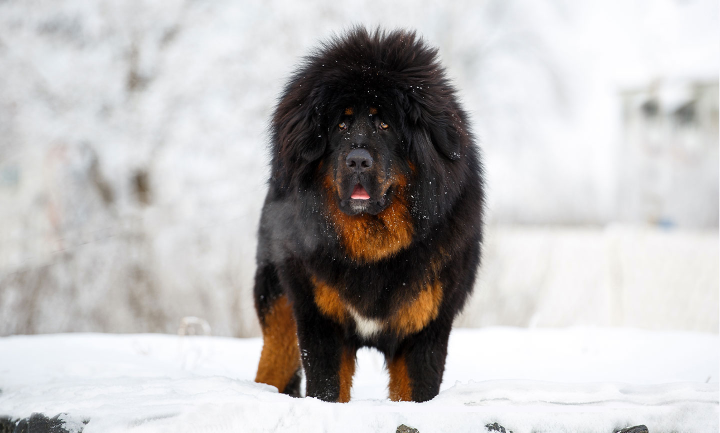
#> input picture 10.png, 1440 x 865 px (shown at 1/2 size)
$ jupyter execute --allow-errors intermediate.ipynb
#> lines starting #> are read from the running program, lines starting #| are printed output that depends on the picture
#> (a cell that did not finish here is left out)

#> (a cell that did not finish here is left out)

[cell 3]
import cv2
import matplotlib.pyplot as plt
import numpy as np

img1 = cv2.imread('10.png')  # reference
#> img1 is the input picture: shape (865, 1440, 3); mean B, G, R 185.7, 186.2, 188.6
img2 = cv2.imread('11.png')  # comparison
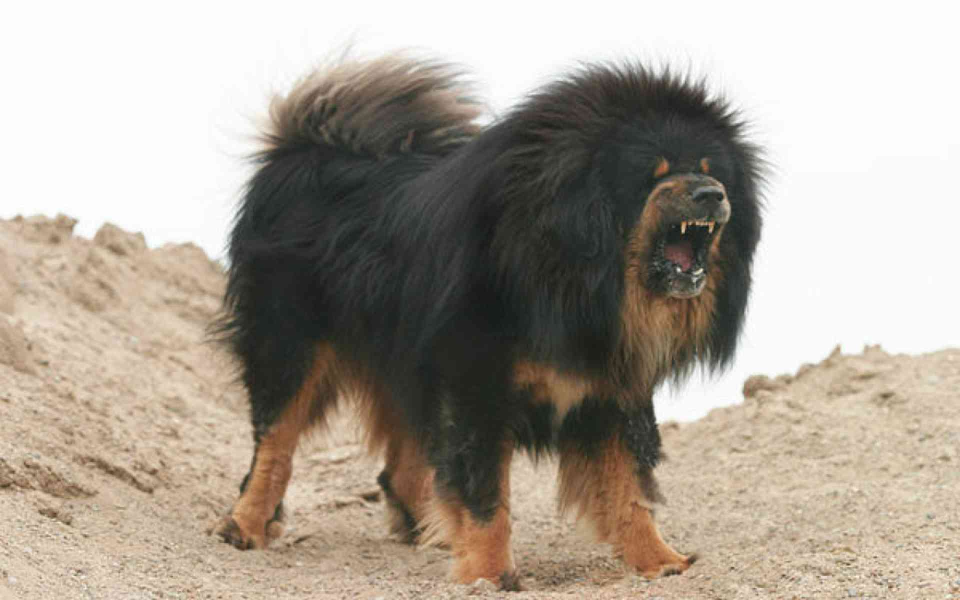
#> input picture 11.png, 1920 x 1200 px (shown at 1/2 size)
#> img2 is the input picture: shape (1200, 1920, 3); mean B, G, R 149.9, 161.5, 170.5

gray1 = cv2.cvtColor(img1, cv2.COLOR_BGR2GRAY)
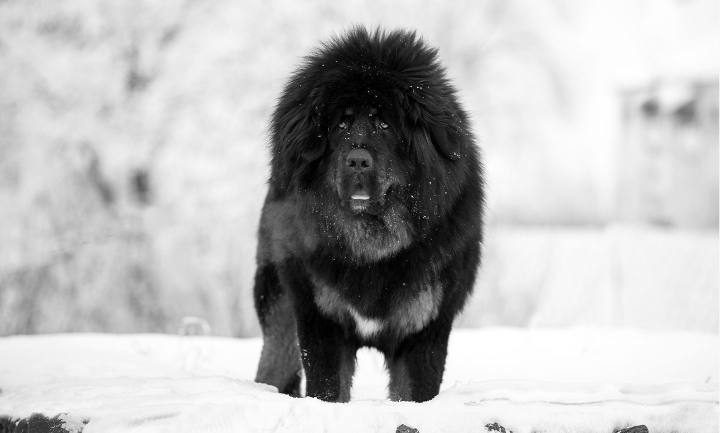
#> gray1: shape (865, 1440) (shown at 1/2 size); min 0, max 255, mean 186.9
gray2 = cv2.cvtColor(img2, cv2.COLOR_BGR2GRAY)
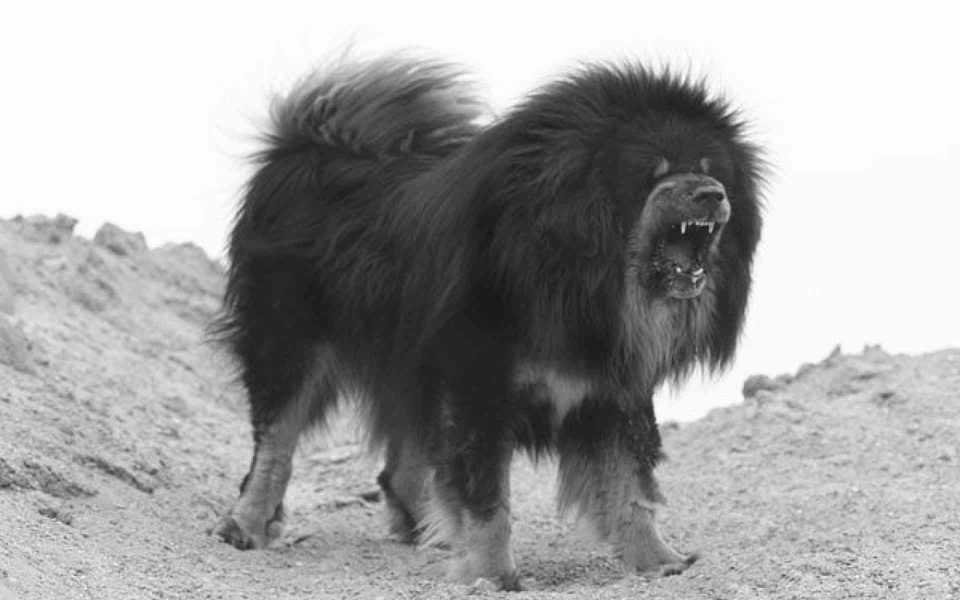
#> gray2: shape (1200, 1920) (shown at 1/2 size); min 14, max 255, mean 162.8

orb = cv2.ORB_create(nfeatures=1000)
kp1, des1 = orb.detectAndCompute(gray1, None)
#> kp1 = 1000 keypoints; strongest (x, y, size): (829, 803, 31), (832, 804, 31), (632, 794, 31), (630, 794, 31)
kp2, des2 = orb.detectAndCompute(gray2, None)
#> kp2 = 1000 keypoints; strongest (x, y, size): (1415, 197, 111.1), (1365, 462, 44.6), (1401, 539, 53.6), (1365, 461, 53.6)

bf = cv2.BFMatcher(cv2.NORM_HAMMING, crossCheck=True)
matches = bf.match(des1, des2)
#> matches = 185 matches
matches = sorted(matches, key=lambda x: x.distance)

match_img = cv2.drawMatches(img1, kp1, img2, kp2, matches[:50], None, flags=2)
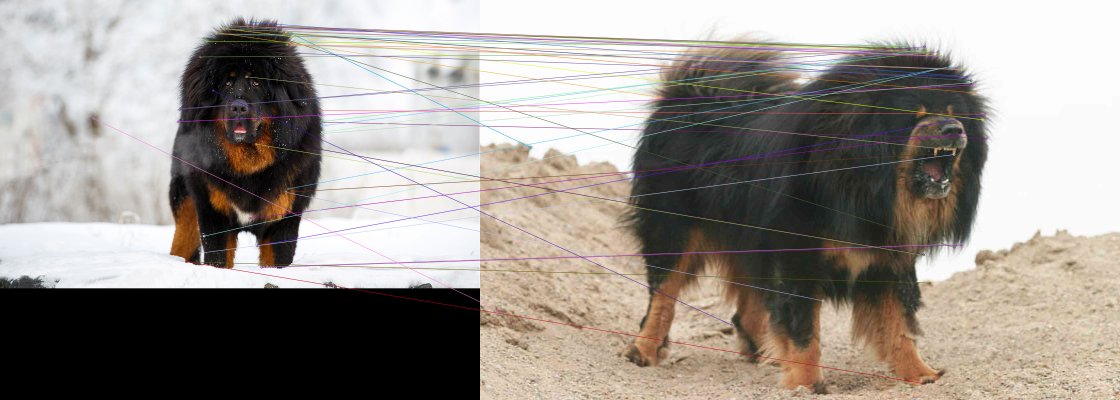
#> match_img: shape (1200, 3360, 3) (shown at 1/3 size); mean B, G, R 142.2, 148.3, 154.9

plt.figure(figsize=(16,8))
plt.imshow(cv2.cvtColor(match_img, cv2.COLOR_BGR2RGB))
plt.title("ORB Feature Matching")
plt.axis('off')
print("ORB feature matching visualized between two dog images")
plt.show()

[cell 4]
import cv2
import numpy as np
import matplotlib.pyplot as plt

img = cv2.imread('7.png')
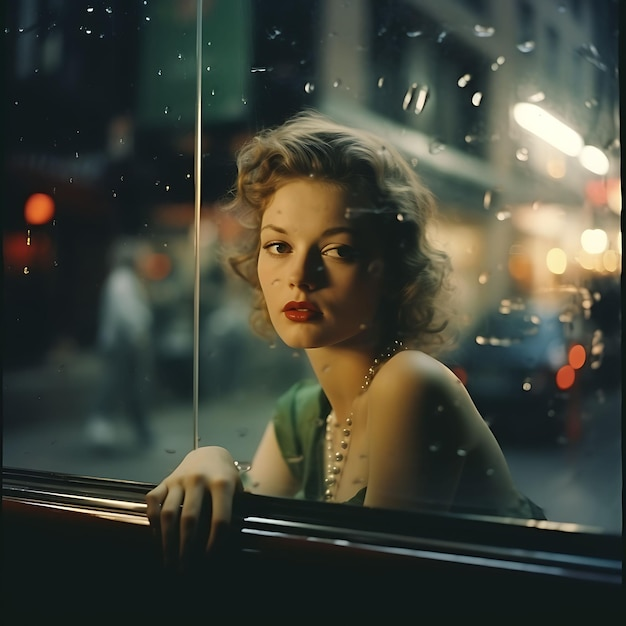
#> input picture 7.png, 626 x 626 px
#> img is the input picture: shape (626, 626, 3); mean B, G, R 57.5, 68.2, 65.2
mask = np.zeros(img.shape[:2], np.uint8)

# Background and foreground models
bgdModel = np.zeros((1, 65), np.float64)
fgdModel = np.zeros((1, 65), np.float64)

# Define rectangle around the subject (manually set based on image)
rect = (50, 50, img.shape[1]-100, img.shape[0]-100)  # (x, y, w, h)
#> rect = (50, 50, 526, 526)

# Apply GrabCut
cv2.grabCut(img, mask, rect, bgdModel, fgdModel, 5, cv2.GC_INIT_WITH_RECT)

# Convert mask to binary: 1,3 -> foreground; 0,2 -> background
mask2 = np.where((mask == 2) | (mask == 0), 0, 1).astype('uint8')
segmented = img * mask2[:, :, np.newaxis]
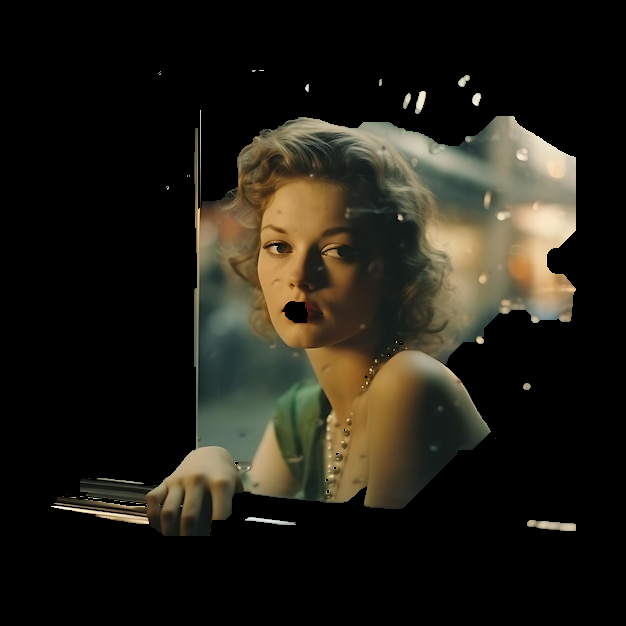
#> segmented: shape (626, 626, 3); mean B, G, R 22.3, 30.7, 33.6

plt.figure(figsize=(12,6))
plt.subplot(1,2,1), plt.imshow(cv2.cvtColor(img, cv2.COLOR_BGR2RGB)), plt.title('Original')
plt.subplot(1,2,2), plt.imshow(cv2.cvtColor(segmented, cv2.COLOR_BGR2RGB)), plt.title('Segmented Foreground')
print("Foreground segmentation performed using GraphCut with rectangle initialization")
plt.tight_layout()
plt.show()
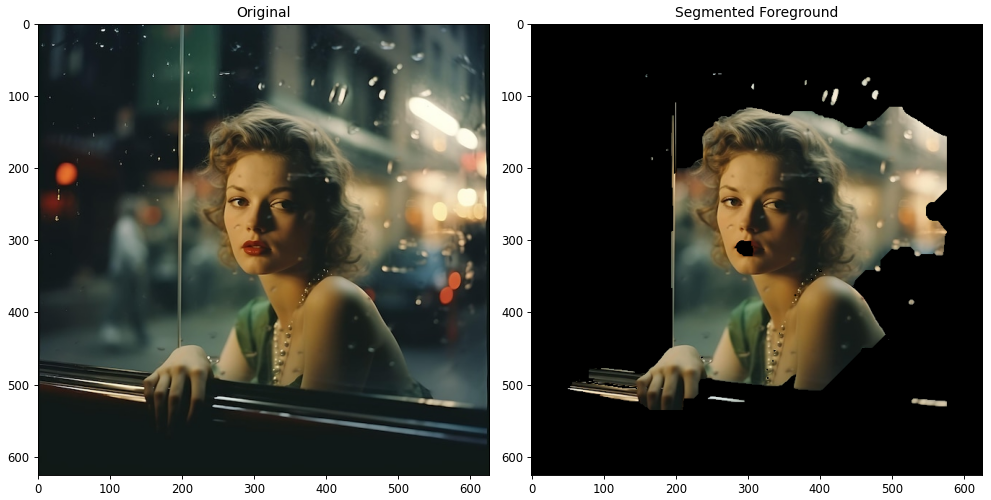
#> figure drawn by matplotlib, 2 panels

[cell 5]
import cv2
import numpy as np
import matplotlib.pyplot as plt

img = cv2.imread('12.png')
#> (the rest of this cell did not finish here and is left out)

[cell 6]
import cv2
import matplotlib.pyplot as plt

cap = cv2.VideoCapture('test.mp4')  # replace with your video file

if not cap.isOpened():
    raise FileNotFoundError("Video file 'test.mp4' not found or cannot be opened.")

fgbg = cv2.createBackgroundSubtractorMOG2(history=100, varThreshold=50)

frame_count = 0
max_frames = 5  # Show first 5 frames

while cap.isOpened() and frame_count < max_frames:
    ret, frame = cap.read()
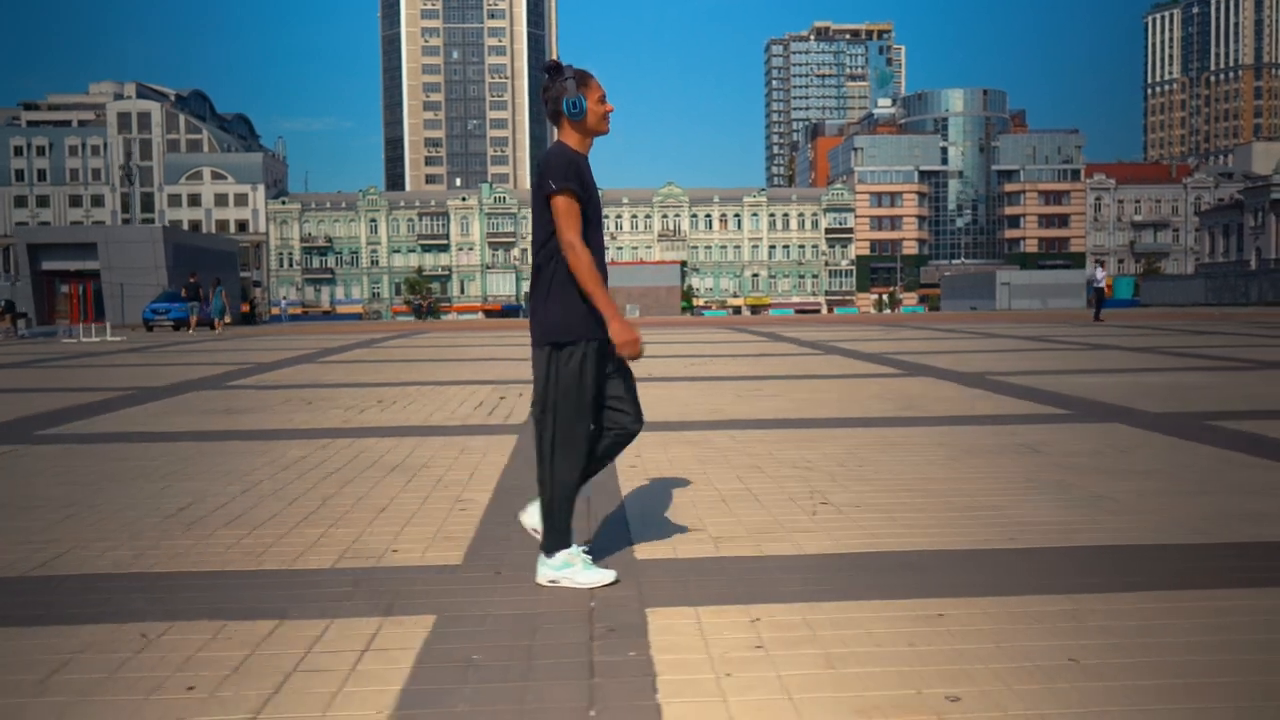
#> input picture frame 35 of test.mp4, 1280 x 720 px
#> frame is the input picture: shape (720, 1280, 3); mean B, G, R 104.5, 107.4, 106.5
    if not ret:
        break

    fgmask = fgbg.apply(frame)
#> fgmask: shape (720, 1280); every value is 127

    plt.figure(figsize=(12,5))
    plt.subplot(1,2,1), plt.imshow(cv2.cvtColor(frame, cv2.COLOR_BGR2RGB)), plt.title('Original Frame')
    plt.subplot(1,2,2), plt.imshow(fgmask, cmap='gray'), plt.title('Foreground Mask')
    plt.axis('off')
    plt.tight_layout()
    plt.show()
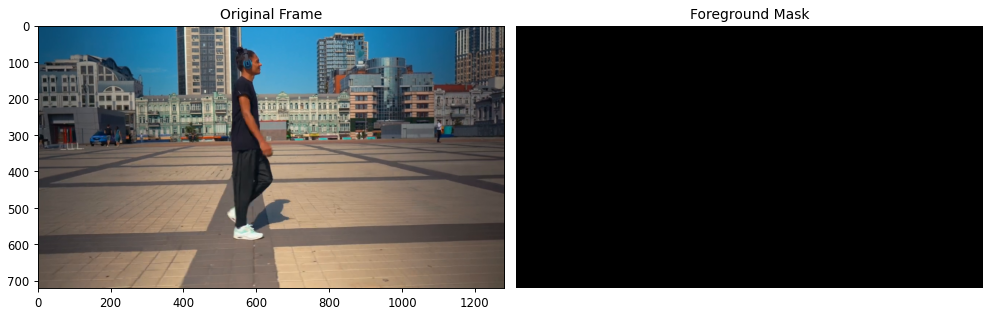
#> figure drawn by matplotlib, 2 panels

    frame_count += 1

cap.release()
